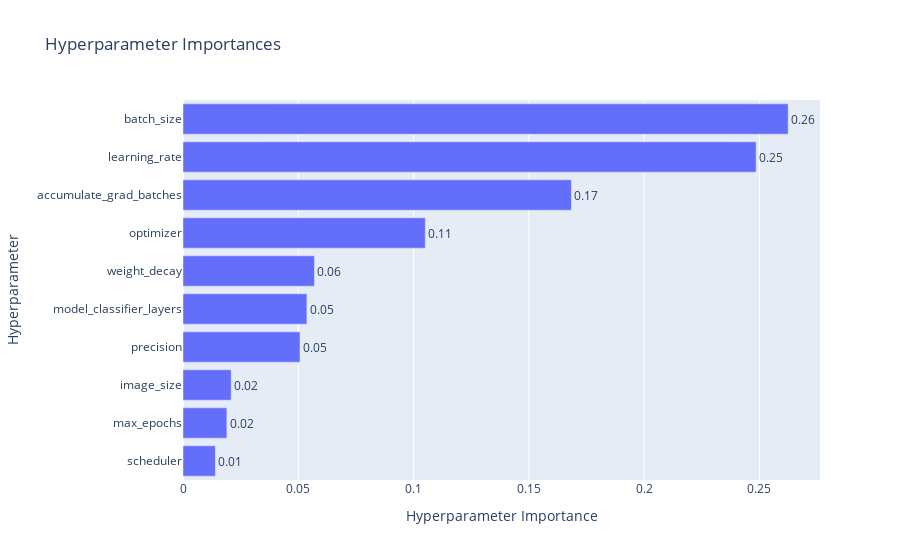

Source (notebook cell):
### Code cell
optuna.visualization.plot_param_importances(study)

### Figure 1 — Plotly figure (JSON) as saved in the notebook; plotly's stock layout.template omitted (floating-point values rounded to 4 significant figures)
{"data": [{"cliponaxis": false, "hovertemplate": ["scheduler (CategoricalDistribution): 0.0140457736514318<extra></extra>", "max_epochs (IntDistribution): 0.019025162920142346<extra></extra>", "image_size (CategoricalDistribution): 0.020897989698966873<extra></extra>", "precision (CategoricalDistribution): 0.050734561096992786<extra></extra>", "model_classifier_layers (IntDistribution): 0.05373546106604905<extra></extra>", "weight_decay (FloatDistribution): 0.05701278655233838<extra></extra>", "optimizer (CategoricalDistribution): 0.1050907372195977<extra></extra>", "accumulate_grad_batches (CategoricalDistribution): 0.16845399572070466<extra></extra>", "learning_rate (FloatDistribution): 0.24856344704721162<extra></extra>", "batch_size (CategoricalDistribution): 0.2624400850265648<extra></extra>"], "name": "Objective Value", "orientation": "h", "text": ["0.01", "0.02", "0.02", "0.05", "0.05", "0.06", "0.11", "0.17", "0.25", "0.26"], "textposition": "outside", "type": "bar", "x": [0.01405, 0.01903, 0.0209, 0.05073, 0.05374, 0.05701, 0.1051, 0.1685, 0.2486, 0.2624], "y": ["scheduler", "max_epochs", "image_size", "precision", "model_classifier_layers", "weight_decay", "optimizer", "accumulate_grad_batches", "learning_rate", "batch_size"]}], "layout": {"title": {"text": "Hyperparameter Importances"}, "xaxis": {"title": {"text": "Hyperparameter Importance"}}, "yaxis": {"title": {"text": "Hyperparameter"}}}}
